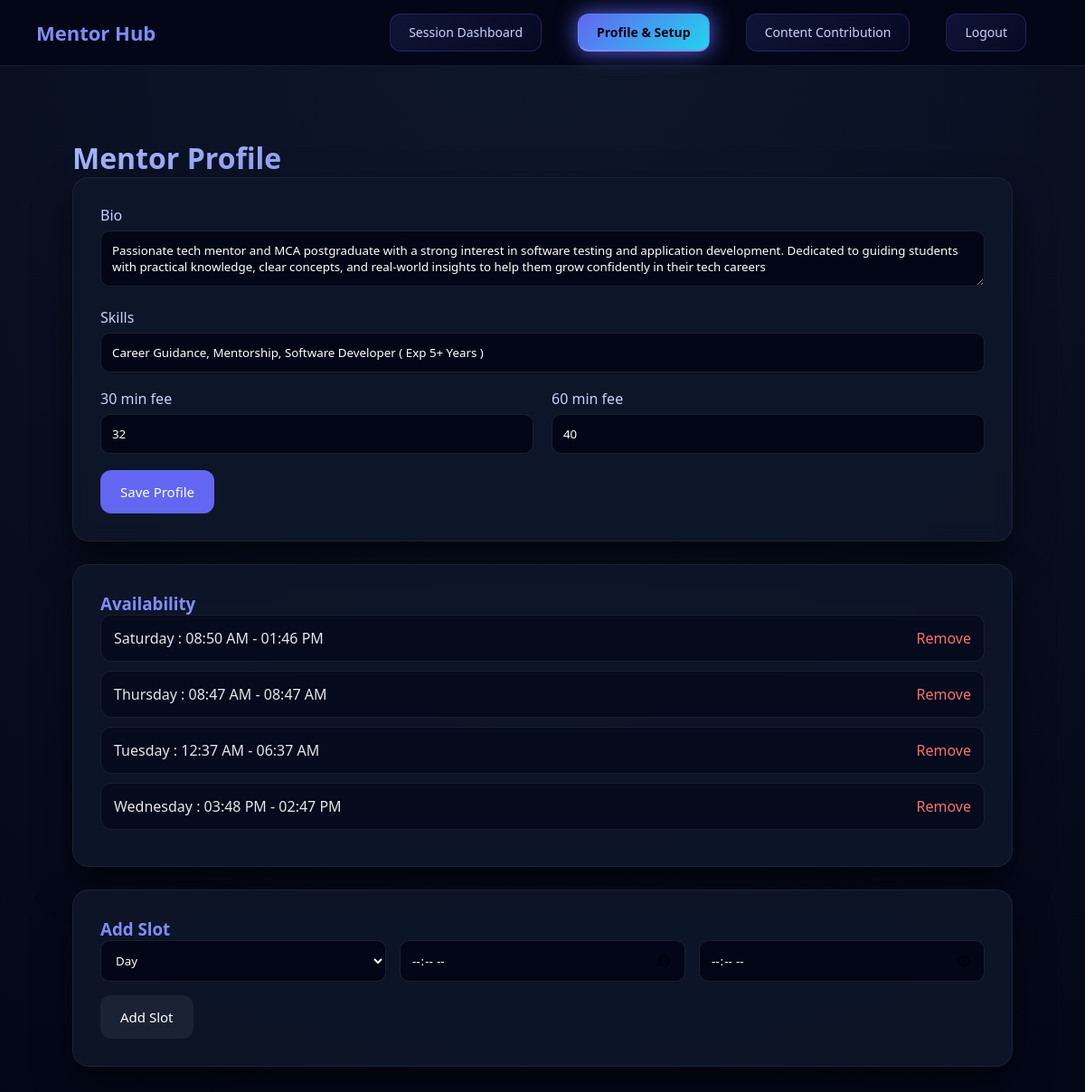
Screenshot of /mentor/dashboard/profile/ (signed in) with the database file from the repository.
### mentor/models.py (models this page shows, shortened)
class MentorProfile(models.Model):
    user = models.OneToOneField(
        CustomUser,
        on_delete=models.CASCADE,
        related_name='mentor_profile'
    )
    bio = models.TextField(
        max_length=500,
        blank=True,
        null=True,
        help_text="Professional bio (max 500 characters)"
    )
    expertise = models.CharField(
        max_length=500,
        blank=True,
        null=True,
        help_text="Comma-separated skills (e.g., Python, Django, React)"
    )
    fee_30min = models.IntegerField(
        default=10,
        validators=[MinValueValidator(0), MaxValueValidator(1000)],
        help_text="Token fee for 30-minute session"
    )
    fee_60min = models.IntegerField(
        default=20,
        validators=[MinValueValidator(0), MaxValueValidator(2000)],
        help_text="Token fee for 60-minute session"
    )
    total_sessions = models.IntegerField(default=0)
    total_earnings = models.IntegerField(default=0)
    rating = models.DecimalField(
        max_digits=3,
        decimal_places=2,
        default=0.00,
        validators=[MinValueValidator(0), MaxValueValidator(5)]
    )
    is_active = models.BooleanField(default=True)
    created_at = models.DateTimeField(auto_now_add=True)
    updated_at = models.DateTimeField(auto_now=True)
    class Meta:
        verbose_name = "Mentor Profile"
        verbose_name_plural = "Mentor Profiles"

class AvailabilitySlot(models.Model):
    DAYS_OF_WEEK = [
        ('monday', 'Monday'),
        ('tuesday', 'Tuesday'),
        ('wednesday', 'Wednesday'),
        ('thursday', 'Thursday'),
        ('friday', 'Friday'),
        ('saturday', 'Saturday'),
        ('sunday', 'Sunday'),
    ]
    mentor = models.ForeignKey(
        CustomUser,
        on_delete=models.CASCADE,
        related_name='mentor_availability_slots',
        limit_choices_to={'role': 'mentor'}
    )
    day_of_week = models.CharField(max_length=10, choices=DAYS_OF_WEEK)
    start_time = models.TimeField()
    end_time = models.TimeField()
    is_active = models.BooleanField(default=True)
    created_at = models.DateTimeField(auto_now_add=True)
    class Meta:
        verbose_name = "Availability Slot"
        verbose_name_plural = "Availability Slots"
        ordering = ['day_of_week', 'start_time']

### mentor/views.py (the view, shortened to what this page needs)
# urls.py: path('dashboard/profile/', views.mentor_profile, name='mentor_profile_setup'),
@login_required
def mentor_profile(request):
    if request.user.role != 'mentor':
        messages.error(request, "⛔ Only mentors can access this page.")
        return redirect('home')
    if not request.user.is_approved:
        messages.error(request, "⏳ You must be approved by admin.")
        return redirect('home')
    mentor_profile, created = MentorProfile.objects.get_or_create(
        user=request.user,
        defaults={
            'bio': '',
            'expertise': '',
            'fee_30min': 10,
            'fee_60min': 20,
        }
    )
    availability_slots = AvailabilitySlot.objects.filter(
        mentor=request.user,
        is_active=True
    ).order_by('day_of_week', 'start_time')
    return render(request, 'mentor/profile.html', {
        'mentor_profile': mentor_profile,
        'availability_slots': availability_slots,
    })

### mentor/templates/mentor/profile.html (shortened to what this page needs)
{% extends 'dashboard/mentorbase.html'%}
{% block content %}
<div id="profile" class="content-view">
    <h1 style="font-size:32px;
               background:linear-gradient(90deg,#a5b4fc,#6366f1);
               -webkit-background-clip:text;
               -webkit-text-fill-color:transparent;">
        Mentor Profile
    </h1>
    <form method="POST" class="card">
    <div class="form-group">
        <label>Bio</label>
        <textarea name="bio">{{ mentor_profile.bio|default:'' }}</textarea>
    </div>
    <div class="form-group">
        <label>Skills</label>
        <input name="skills" value="{{ mentor_profile.expertise|default:'' }}">
    </div>
    <div style="display:grid;grid-template-columns:1fr 1fr;gap:20px;">
        <div class="form-group">
            <label>30 min fee</label>
            <input type="number" name="fee_30m" value="{{ mentor_profile.fee_30min }}">
        </div>
        <div class="form-group">
            <label>60 min fee</label>
            <input type="number" name="fee_60m" value="{{ mentor_profile.fee_60min }}">
        </div>
    </div>
    <button class="btn btn-primary">Save Profile</button>
</form>
    <div class="card">
        <h3 style="color:#818cf8;">Availability</h3>
        {% for slot in availability_slots %}
        <div class="slot-item">
            <span>{{ slot.get_day_of_week_display }} :
            {{ slot.start_time|time:'h:i A' }} - {{ slot.end_time|time:'h:i A' }}</span>
            <a href="{% url 'remove_availability' slot.id %}"
               onclick="return confirm('Remove?')">Remove</a>
        </div>
        {% empty %}
        <p>No slots added yet</p>
        {% endfor %}
    </div>
    <form method="POST" action="{% url 'add_availability' %}" class="card">
        <h3 style="color:#818cf8;">Add Slot</h3>
        <div style="display:grid;grid-template-columns:1fr 1fr 1fr;gap:15px;">
            <select name="day">
                <option value="">Day</option>
            </select>
            <input type="time" name="time_from">
            <input type="time" name="time_to">
        </div>
        <button class="btn btn-gray" style="margin-top:15px;">Add Slot</button>
    </form>
</div>
{% endblock %}

### rows the page displays
MentorProfile: bio "Passionate tech mentor and MCA postgraduate with a strong interest in software testing and application development. Dedicated to guiding students with practical knowledge, clear concepts, and real-world insights to help them grow confidently in their tech careers", skills "Career Guidance, Mentorship, Software Developer ( Exp 5+ Years )", fee_30m "32", fee_60m "40"
AvailabilitySlot: day_of_week "Saturday", start_time "08:50 AM", end_time "01:46 PM"
AvailabilitySlot: day_of_week "Thursday", start_time "08:47 AM", end_time "08:47 AM"
AvailabilitySlot: day_of_week "Tuesday", start_time "12:37 AM", end_time "06:37 AM"
AvailabilitySlot: day_of_week "Wednesday", start_time "03:48 PM", end_time "02:47 PM"
